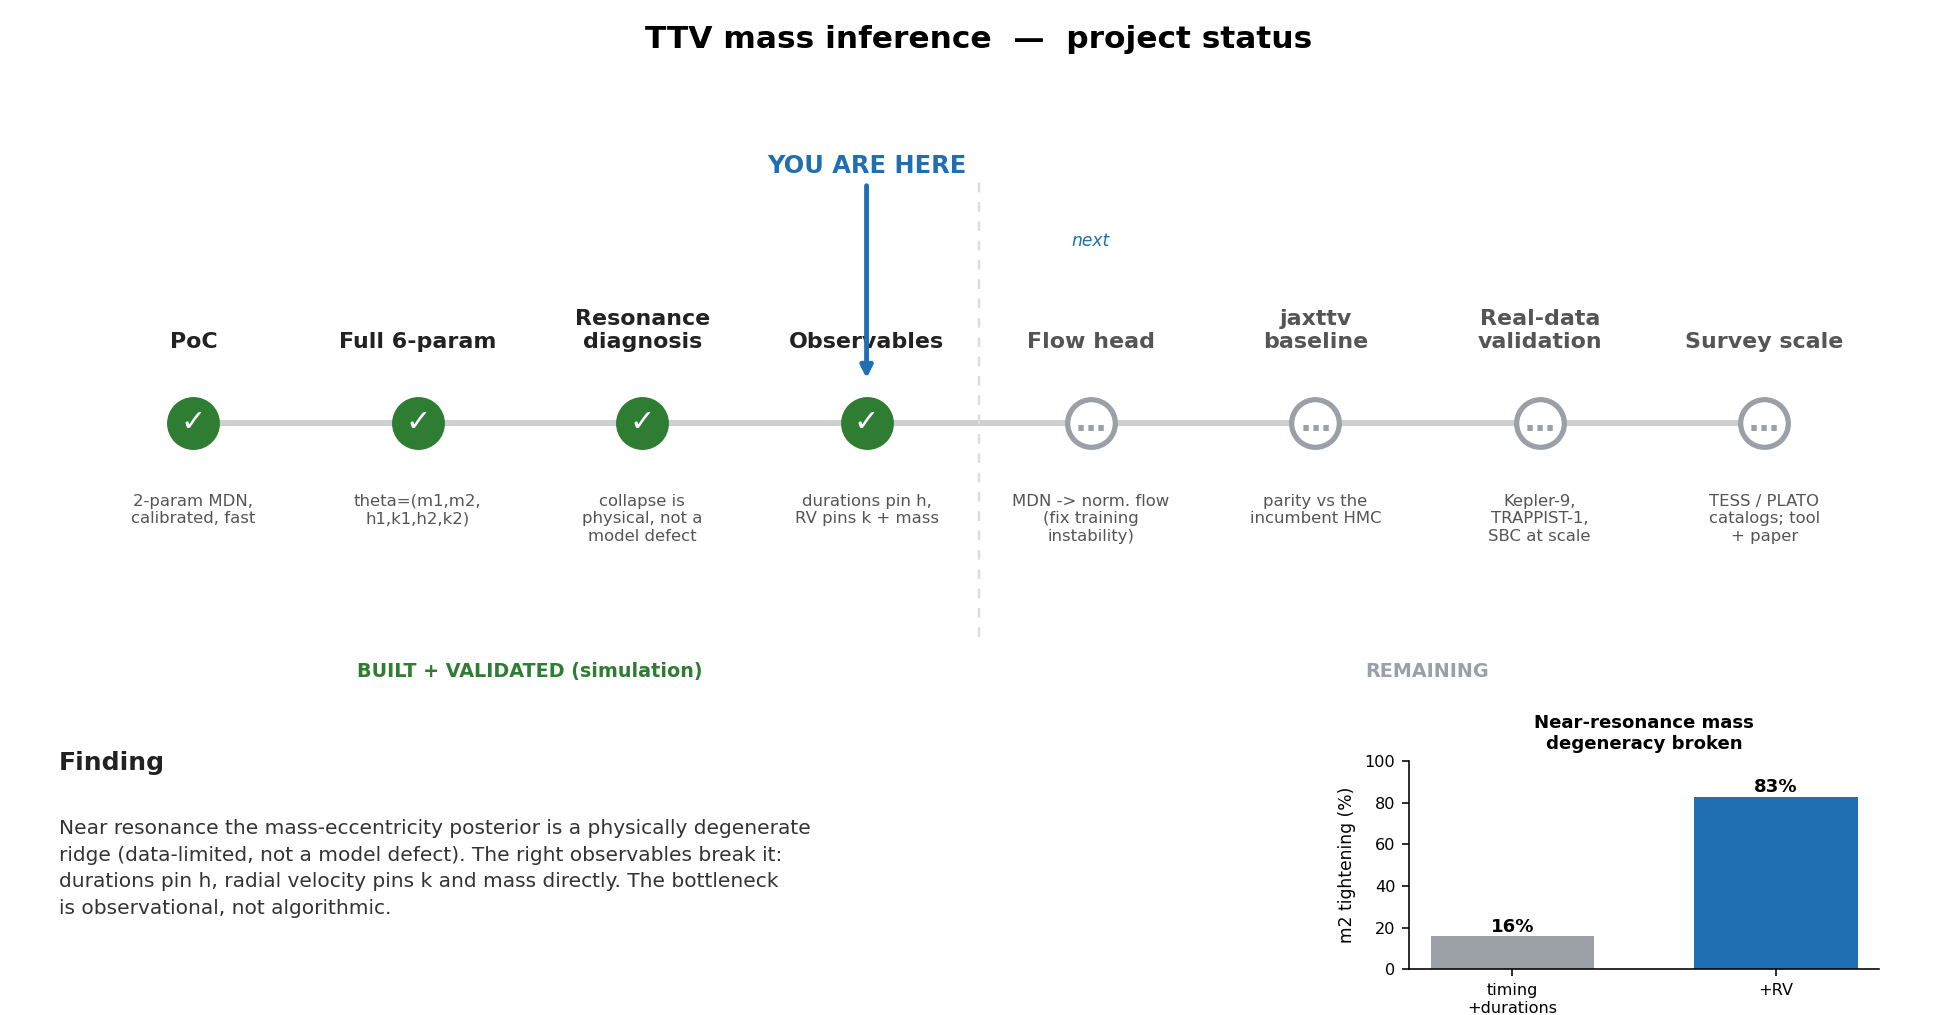

Python code for this plot:
"""
Project-status figure (the "where we stand" graphic, distinct from the science-result
blob figure). Renders a roadmap arc with a YOU-ARE-HERE marker plus the headline finding
and its 16%->83% near-resonance mass-tightening inset. Writes status_figure.png.

Honest status: done milestones are filled/green, open ones are hollow/grey.
"""
import matplotlib
matplotlib.use("Agg")
import matplotlib.pyplot as plt
from matplotlib.patches import FancyArrowPatch

DONE = "#2e7d32"      # green  = completed
PEND = "#9aa0a6"      # grey   = not yet done
HERE = "#1f6fb2"      # blue   = you-are-here / result accent

# (label, sublabel, done?)
MILESTONES = [
    ("PoC",            "2-param MDN,\ncalibrated, fast",        True),
    ("Full 6-param",   "theta=(m1,m2,\nh1,k1,h2,k2)",           True),
    ("Resonance\ndiagnosis", "collapse is\nphysical, not a\nmodel defect", True),
    ("Observables",    "durations pin h,\nRV pins k + mass",    True),
    ("Flow head",      "MDN -> norm. flow\n(fix training\ninstability)", False),
    ("jaxttv\nbaseline", "parity vs the\nincumbent HMC",        False),
    ("Real-data\nvalidation", "Kepler-9,\nTRAPPIST-1,\nSBC at scale", False),
    ("Survey scale",   "TESS / PLATO\ncatalogs; tool\n+ paper", False),
]
HERE_IDX = 3          # last completed milestone

fig = plt.figure(figsize=(13.5, 7.0))
ax = fig.add_axes([0.03, 0.30, 0.94, 0.60])
ax.set_xlim(-0.6, len(MILESTONES) - 0.4)
ax.set_ylim(-1.7, 1.9)
ax.axis("off")

# connecting spine
ax.plot([0, len(MILESTONES) - 1], [0, 0], color="#cfcfcf", lw=3, zorder=1)

for i, (label, sub, done) in enumerate(MILESTONES):
    col = DONE if done else PEND
    face = col if done else "white"
    ax.scatter([i], [0], s=560, facecolor=face, edgecolor=col, linewidth=2.6, zorder=3)
    ax.text(i, 0, "✓" if done else "…", ha="center", va="center",
            color="white" if done else col, fontsize=15, fontweight="bold", zorder=4)
    # title above, detail below, alternating to avoid crowding
    ax.text(i, 0.42, label, ha="center", va="bottom", fontsize=11,
            fontweight="bold", color="#222" if done else "#555")
    ax.text(i, -0.42, sub, ha="center", va="top", fontsize=8.2, color="#555")
    if not done and (i == 0 or MILESTONES[i - 1][2]):
        ax.text(i, 1.02, "next", ha="center", va="bottom", fontsize=8.5,
                style="italic", color=HERE)

# YOU ARE HERE marker
ax.annotate("YOU ARE HERE", xy=(HERE_IDX, 0.24), xytext=(HERE_IDX, 1.45),
            ha="center", va="bottom", fontsize=12, fontweight="bold", color=HERE,
            arrowprops=dict(arrowstyle="-|>", color=HERE, lw=2.4))

# divider between done and pending
xd = HERE_IDX + 0.5
ax.axvline(xd, ymin=0.12, ymax=0.88, color="#dddddd", ls=(0, (4, 4)), lw=1.2)
ax.text(HERE_IDX / 2.0, -1.5, "BUILT + VALIDATED (simulation)", ha="center",
        fontsize=9.5, color=DONE, fontweight="bold")
ax.text((HERE_IDX + len(MILESTONES)) / 2.0, -1.5, "REMAINING", ha="center",
        fontsize=9.5, color=PEND, fontweight="bold")

# ---- headline finding (bottom-left text panel) ----
axf = fig.add_axes([0.03, 0.02, 0.62, 0.24]); axf.axis("off")
axf.text(0, 1.0,
         "Finding", fontsize=12.5, fontweight="bold", color="#222", va="top")
axf.text(0, 0.72,
         "Near resonance the mass-eccentricity posterior is a physically degenerate\n"
         "ridge (data-limited, not a model defect). The right observables break it:\n"
         "durations pin h, radial velocity pins k and mass directly. The bottleneck\n"
         "is observational, not algorithmic.",
         fontsize=10, color="#333", va="top", linespacing=1.5)

# ---- inset: 16% -> 83% near-resonance mass tightening ----
axb = fig.add_axes([0.72, 0.045, 0.24, 0.205])
bars = axb.bar([0, 1], [16, 83], color=[PEND, HERE], width=0.62)
axb.set_ylim(0, 100)
axb.set_xticks([0, 1])
axb.set_xticklabels(["timing\n+durations", "+RV"], fontsize=8.5)
axb.set_ylabel("m2 tightening (%)", fontsize=8.5)
axb.set_title("Near-resonance mass\ndegeneracy broken", fontsize=9, fontweight="bold")
for b, v in zip(bars, [16, 83]):
    axb.text(b.get_x() + b.get_width() / 2, v + 2, f"{v}%", ha="center",
             fontsize=9, fontweight="bold")
axb.spines[["top", "right"]].set_visible(False)
axb.tick_params(labelsize=8)

fig.suptitle("TTV mass inference  —  project status",
             fontsize=15.5, fontweight="bold", x=0.5, y=0.975)

fig.savefig("status_figure.png", dpi=145)
print("wrote status_figure.png")
